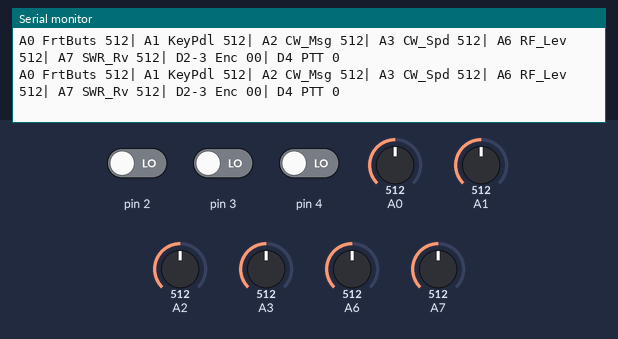
A sketch run on a simulated Arduino Nano, built with avr-gcc and run on an emulated ATmega328P. Parts: the last lines printed to the serial monitor. The test bench sets the inputs (shaded band); at power-on: A0 = 512, A1 = 512, A2 = 512, pin 2 LOW, pin 3 LOW, pin 4 LOW, A3 = 512, A6 = 512, A7 = 512.

Above: at 1.2 s.
1.3 s: A0 set to 105
At 1.54 s:
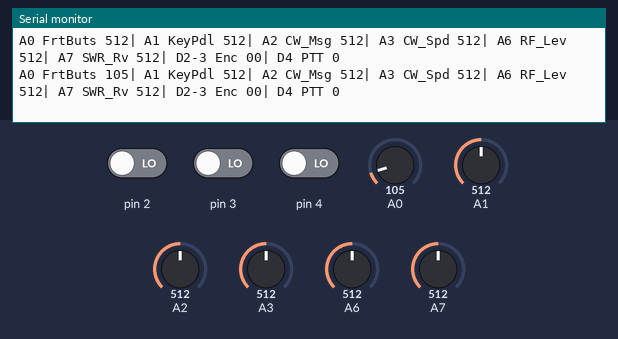
4.3 s: A0 set to 95
At 4.38 s:
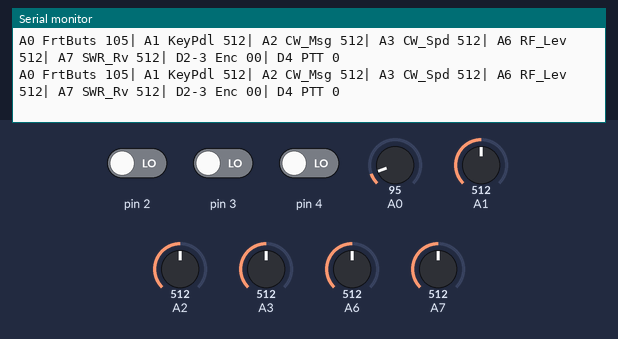
7.3 s: A1 set to 110
At 7.32 s:
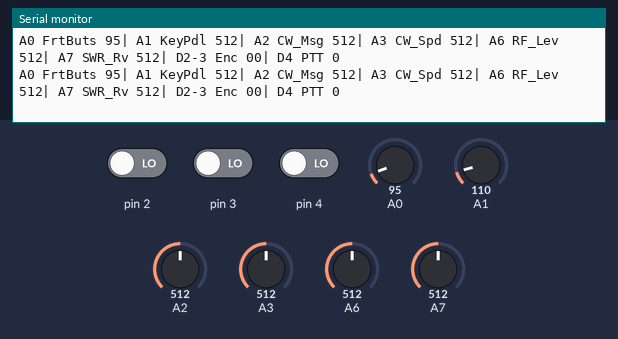
10.3 s: A1 set to 89
At 10.38 s:
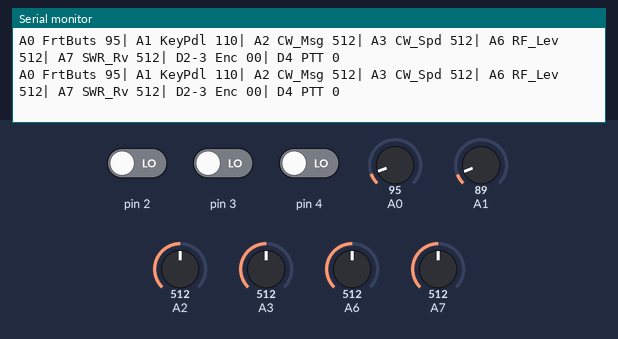
13.3 s: A2 set to 108
At 13.41 s:
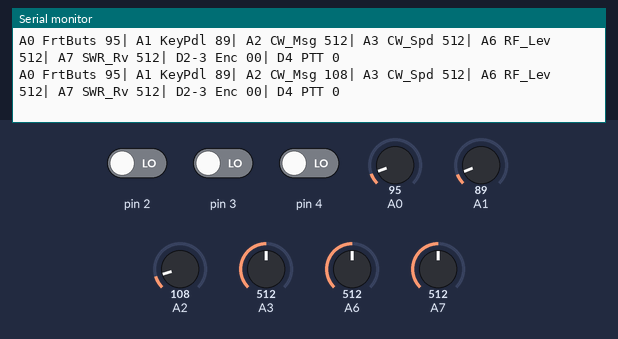
16.3 s: A2 set to 90
At 16.32 s:
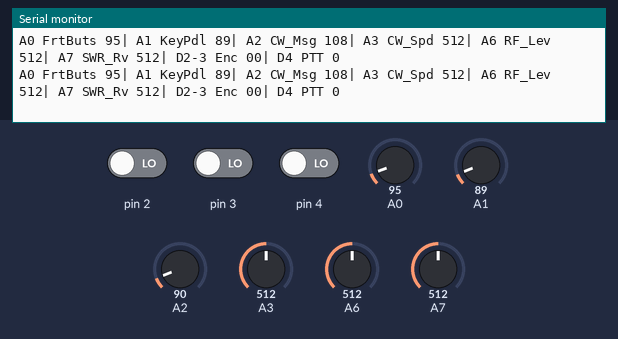
Timing chart, 0 to 18.8 s (numbered marks = the images above; inputs shaded):
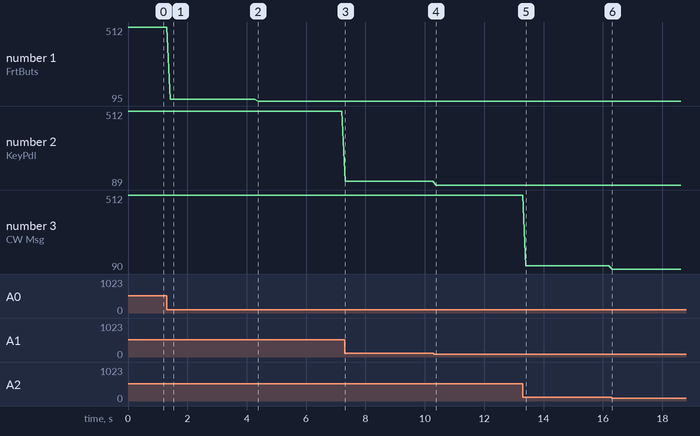

Measured:
- after the input at 1.3 s, the serial monitor: prints a new line after 0.12 s (image 1)
- after the input at 13.3 s, the serial monitor: prints a new line after 0.11 s (image 5)
- plotted number 1: 512 → 105 after the input at 1.3 s, 105 → 95 after the input at 4.3 s
- plotted number 2: 512 → 110 after the input at 7.3 s, 110 → 89 after the input at 10.3 s
- plotted number 3: 512 → 108 after the input at 13.3 s, 108 → 90 after the input at 16.3 s

The sketch:

SP_VFO_Input_Ports_Monitor.ino
```cpp
/*
  SP_VFO Input Ports Monitor
  Based on 'AnalogReadSerial'
  http://www.arduino.cc/en/Tutorial/AnalogReadSerial

  D Taylor 5-Jan-2020

  Reads analog and digital input pins, prints the results to the Serial Monitor.

  Used for setting up and testing the SP_VFO script by VK3HN.

  A quick and dirty script for testing only. No attempt has been made to optimise code.

*/

// the setup routine runs once:
void setup() {
  // initialize serial communication at 9600 bits per second:
  Serial.begin(9600);
}

// the loop runs forever:
void loop() {

  int sensorValueA0 = analogRead(A0);
  // print out the value you read:
  Serial.print("A0 FrtButs "); Serial.print(sensorValueA0);// analog pin 0, front panel buttons

  int sensorValueA1 = analogRead(A1);
  // print out the value you read:
  Serial.print("| A1 KeyPdl "); Serial.print(sensorValueA1);// analog pin 1, keyer paddle contacts

  int sensorValueA2 = analogRead(A2);
  // print out the value you read:
  Serial.print("| A2 CW_Msg "); Serial.print(sensorValueA2);// analog pin 2, top CW message buttons

  int sensorValueA3 = analogRead(A3);
  // print out the value you read:
  Serial.print("| A3 CW_Spd "); Serial.print(sensorValueA3);// analog pin 3, CW keyer speed pot

  int sensorValueA6 = analogRead(A6);
  // print out the value you read:
  Serial.print("| A6 RF_Lev "); Serial.print(sensorValueA6);// analog pin 6, relative RF level Tx

  int sensorValueA7 = analogRead(A7);
  // print out the value you read:
  Serial.print("| A7 SWR_Rv "); Serial.print(sensorValueA7);// analog pin 7, SWR Reverse

  int sensorValueD2 = digitalRead(2);
  int sensorValueD3 = digitalRead(3);
  // print out the value you read:
  Serial.print("| D2-3 Enc ");
  Serial.print(sensorValueD2);// digital pin 2-3, AB Encoder input
  Serial.print(sensorValueD3);// digital pin 2-3, AB Encoder input

  int sensorValueD4 = digitalRead(4);// print out the value you read:
  Serial.print("| D4 PTT "); Serial.println(sensorValueD4);// digital pin 4, PTT input

  delay(50);        // delay in between reads for stability
}
```
